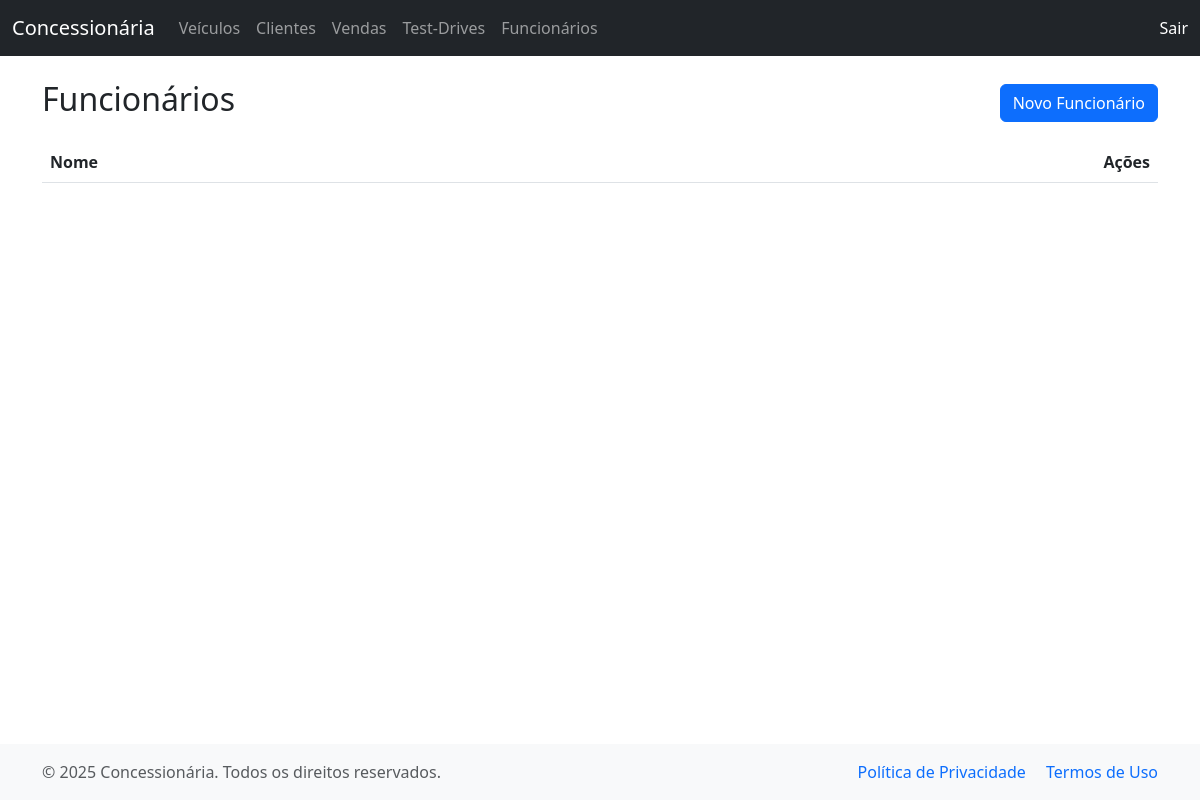
The page /funcionarios/ on the database as committed earlier.
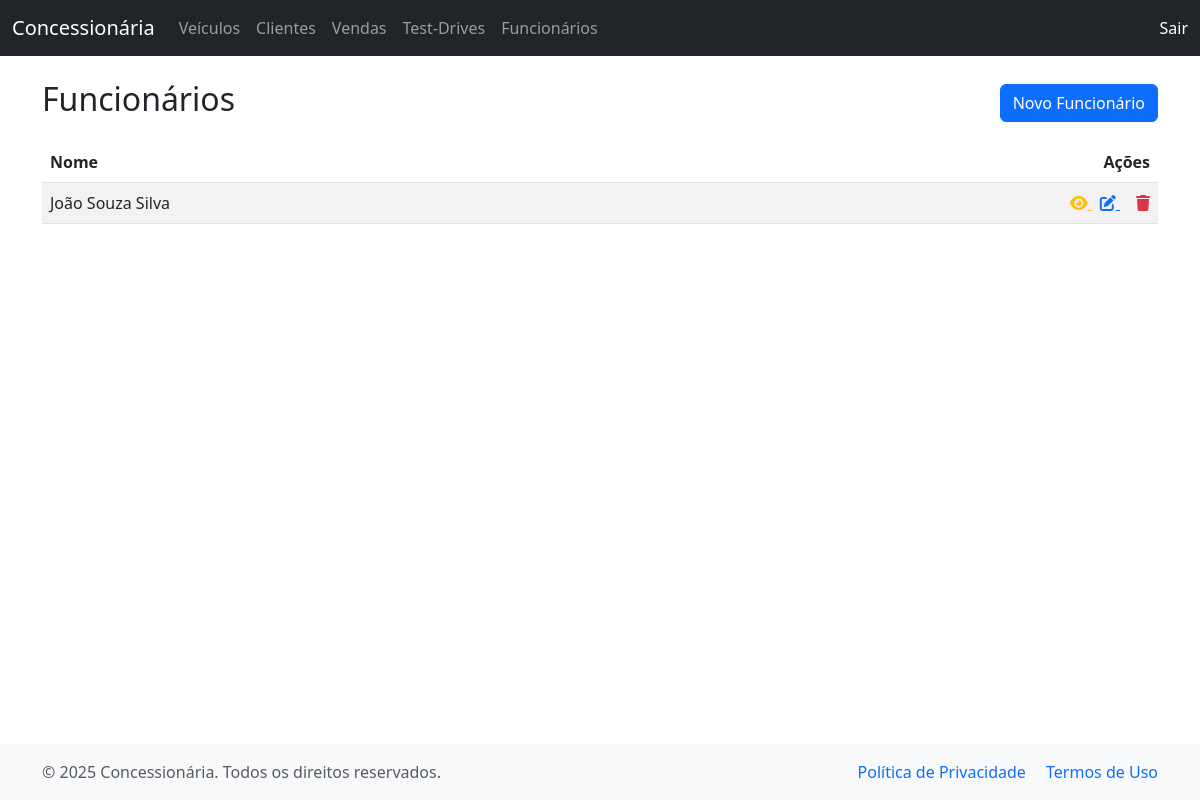
The same page on the database as committed later.
### funcionarios/models.py (models this page shows, shortened)
class Funcionario(models.Model):
    nome = models.CharField(max_length=100)
    permissao = models.CharField(max_length=20, choices=[('admin', 'Administrador'), ('vendedor', 'Vendedor')])

### funcionarios/views.py (the view)
# urls.py: path('', views.listar_funcionarios, name='listar_funcionarios'),
def listar_funcionarios(request):
    funcionarios = Funcionario.objects.all()
    return render(request, 'funcionarios/funcionarios_lista.html', {'funcionarios': funcionarios})

### templates/funcionarios/funcionarios_lista.html
{% extends 'base.html' %}
{% block content %}
<div class="d-flex justify-content-between align-items-center mb-3">
    <h2>Funcionários</h2>
    <a href="/funcionarios/novo/" class="btn btn-primary">Novo Funcionário</a>
</div>
<table class="table table-striped">
    <thead>
        <tr>
            <th>Nome</th>
            <th class="text-end">Ações</th>
        </tr>
    </thead>
    <tbody>
        {% for funcionario in funcionarios %}
        <tr>
            <td>{{ funcionario.nome }}</td>
            <td class="text-end">
                <div>
                    <a href="{% url 'detalhes_funcionarios' funcionario.id %}" class="text-warning me-2">
                        <i class="fas fa-eye"></i>
                    </a>
                    <a href="{% url 'editar_funcionario' funcionario.id %}" class="text-primary me-3">
                        <i class="fas fa-edit"></i>
                    </a>
                    <a href="{% url 'deletar_funcionario' funcionario.id %}" class="text-danger"
                        onclick="return confirm('Tem certeza que deseja excluir esta pessoa?')">
                     <i class="fas fa-trash"></i>
                    </a>
                </div>
            </td>
        </tr>
        {% endfor %}
    </tbody>
</table>
{% endblock %}

### templates/base.html (shortened to what this page needs)
<!DOCTYPE html>
<html lang="pt-br" class="h-100">
<head>
    <link href="https://cdn.jsdelivr.net/npm/bootstrap@5.3.0/dist/css/bootstrap.min.css" rel="stylesheet">
    <link rel="stylesheet" href="https://cdnjs.cloudflare.com/ajax/libs/font-awesome/6.4.0/css/all.min.css">
</head>
<body class="d-flex flex-column h-100">
    {% include 'navbar.html' %}
    <main class="flex-shrink-0">
        <div class="container mt-4 mb-5">
            {% block content %}{% endblock %}
        </div>
    </main>
    <footer class="footer mt-auto py-3 bg-light">
        <div class="container">
            <div class="row">
                <div class="col-md-6">
                    <span class="text-muted">&copy; {% now 'Y' %} Concessionária. Todos os direitos reservados.</span>
                </div>
                <div class="col-md-6 text-end">
                    <a href="/politica-de-privacidade" class="text-decoration-none me-3">Política de Privacidade</a>
                    <a href="/termos-de-uso" class="text-decoration-none">Termos de Uso</a>
                </div>
            </div>
        </div>
    </footer>
</body>
</html>

### templates/navbar.html (shortened to what this page needs)
<nav class="navbar navbar-expand-lg navbar-dark bg-dark">
    <div class="container-fluid">
        <a class="navbar-brand" href="/">Concessionária</a>
        <div class="collapse navbar-collapse" id="navbarNav">
            <ul class="navbar-nav me-auto">
                <li class="nav-item"><a class="nav-link" href="/veiculos/">Veículos</a></li>
                <li class="nav-item"><a class="nav-link" href="/clientes/">Clientes</a></li>
                <li class="nav-item"><a class="nav-link" href="/vendas/">Vendas</a></li>
                <li class="nav-item"><a class="nav-link" href="/test-drives/">Test-Drives</a></li>
                <li class="nav-item"><a class="nav-link" href="/funcionarios/">Funcionários</a></li>
            </ul>
            <ul class="navbar-nav">
                <li class="nav-item">
                    <form method="post" action="{% url 'logout' %}" style="display:inline;">
                        <button type="submit" class="nav-link btn btn-link" style="padding: 0; color: #fff; text-decoration: none;">
                            Sair
                        </button>
                    </form>
                </li>
            </ul>
        </div>
    </div>
</nav>

Rows that differ between the two databases and show on the page:
added Funcionario: nome "João Souza Silva"
